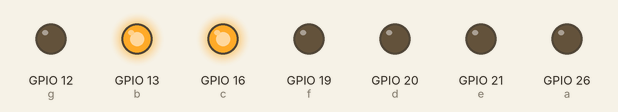
A program run on a simulated Raspberry Pi (BCM pin numbers). Shown: output pins drawn as LEDs (lit = HIGH).

Above: at 0.5 s.
At 2.5 s:
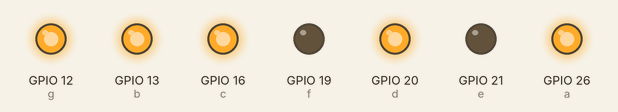
At 3.5 s:
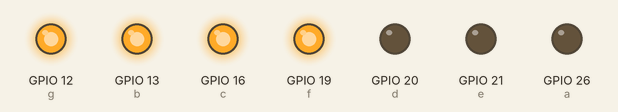
At 5.5 s:
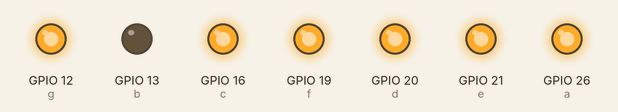
At 8.5 s:
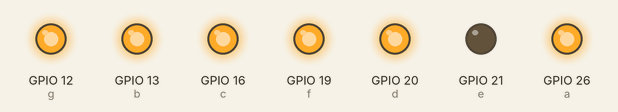
At 11.5 s:
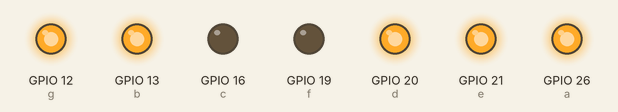
Timing chart, 0 to 13.0 s (numbered marks = the images above):
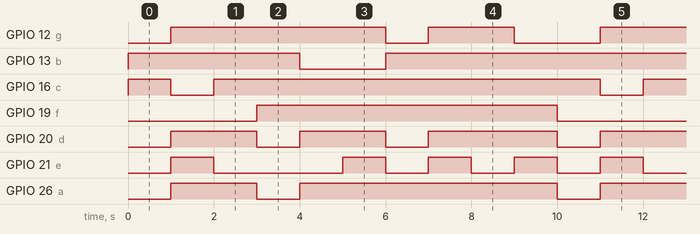

The program:

led01.py
```python
import RPi.GPIO as GPIO
import time

a = 26
b = 13
c = 16
d = 20
e = 21
f = 19
g = 12

GPIO.setmode(GPIO.BCM)
GPIO.setup(a, GPIO.OUT)
GPIO.setup(b, GPIO.OUT)
GPIO.setup(c, GPIO.OUT)
GPIO.setup(d, GPIO.OUT)
GPIO.setup(e, GPIO.OUT)
GPIO.setup(f, GPIO.OUT)
GPIO.setup(g, GPIO.OUT)

try:
    while True:
        GPIO.output(a, False) #1
        GPIO.output(b, True)
        GPIO.output(c, True)
        GPIO.output(d, False)
        GPIO.output(e, False)
        GPIO.output(f, False)
        GPIO.output(g, False)
        time.sleep(1)

        GPIO.output(a, True)#2
        GPIO.output(b, True)
        GPIO.output(c, False)
        GPIO.output(d, True)
        GPIO.output(e, True)
        GPIO.output(f, False)
        GPIO.output(g, True)
        time.sleep(1)

        GPIO.output(a, True)#3
        GPIO.output(b, True)
        GPIO.output(c, True)
        GPIO.output(d, True)
        GPIO.output(e, False)
        GPIO.output(f, False)
        GPIO.output(g, True)
        time.sleep(1)

        GPIO.output(a, False)#4
        GPIO.output(b, True)
        GPIO.output(c, True)
        GPIO.output(d, False)
        GPIO.output(e, False)
        GPIO.output(f, True)
        GPIO.output(g, True)
        time.sleep(1)

        GPIO.output(a, True)#5
        GPIO.output(b, False)
        GPIO.output(c, True)
        GPIO.output(d, True)
        GPIO.output(e, False)
        GPIO.output(f, True)
        GPIO.output(g, True)
        time.sleep(1)

        GPIO.output(a, True)#6
        GPIO.output(b, False)
        GPIO.output(c, True)
        GPIO.output(d, True)
        GPIO.output(e, True)
        GPIO.output(f, True)
        GPIO.output(g, True)
        time.sleep(1)

        GPIO.output(a, True)#7
        GPIO.output(b, True)
        GPIO.output(c, True)
        GPIO.output(d, False)
        GPIO.output(e, False)
        GPIO.output(f, True)
        GPIO.output(g, False)
        time.sleep(1)

        GPIO.output(a, True)#8
        GPIO.output(b, True)
        GPIO.output(c, True)
        GPIO.output(d, True)
        GPIO.output(e, True)
        GPIO.output(f, True)
        GPIO.output(g, True)
        time.sleep(1)

        GPIO.output(a, True)#9
        GPIO.output(b, True)
        GPIO.output(c, True)
        GPIO.output(d, True)
        GPIO.output(e, False)
        GPIO.output(f, True)
        GPIO.output(g, True)
        time.sleep(1)

        GPIO.output(a, True)#0
        GPIO.output(b, True)
        GPIO.output(c, True)
        GPIO.output(d, True)
        GPIO.output(e, True)
        GPIO.output(f, True)
        GPIO.output(g, False)
        time.sleep(1)

except KeyboardInterrupt:  # Ctrl + C
    GPIO.cleanup()
```

Measured:
- by itself, GPIO 12 (g): repeats every 10.0 s: LOW 1.0 s, HIGH 2.0 s, LOW 2.0 s, HIGH 5.0 s
- by itself, GPIO 13 (b): repeats every 10.0 s: LOW 2.0 s, HIGH 8.0 s
- by itself, GPIO 16 (c): repeats every 10.0 s: LOW 1.0 s, HIGH 9.0 s
- by itself, GPIO 19 (f): alternates HIGH for 7.0 s and LOW for 3.0 s
- by itself, GPIO 20 (d): repeats every 10.0 s: LOW 1.0 s, HIGH 2.0 s, LOW 1.0 s, HIGH 3.0 s, LOW 1.0 s, HIGH 2.0 s
- by itself, GPIO 21 (e): repeats every 10.0 s: LOW 3.0 s, 3 × (HIGH 1.0 s, LOW 1.0 s), HIGH 1.0 s
- by itself, GPIO 26 (a): repeats every 10.0 s: LOW 1.0 s, HIGH 6.0 s, LOW 1.0 s, HIGH 2.0 s
